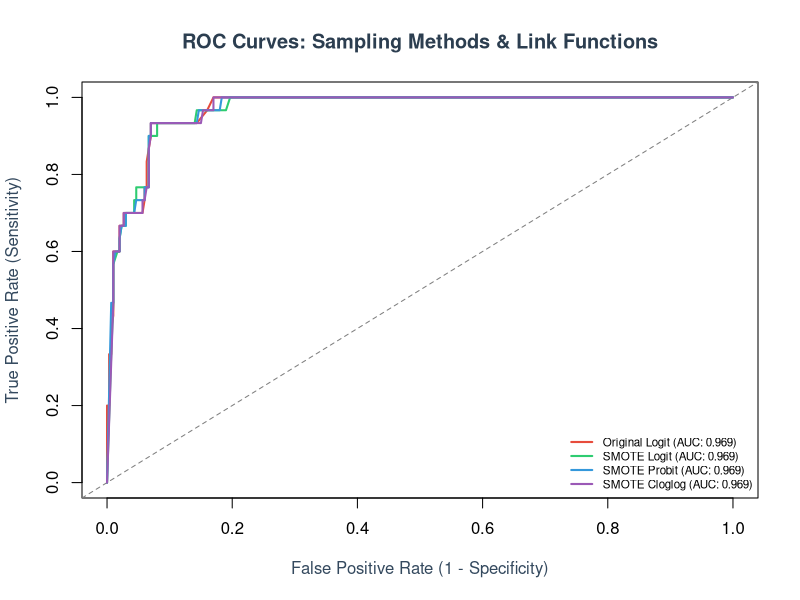

Recreate this plot in R.
set.seed(42)
n_maj <- 1000
n_min <- 100

# majority class (y = 0)
X_maj <- data.frame(
  x1 = rnorm(n_maj, mean = 0),
  x2 = rnorm(n_maj, mean = 0),
  y  = 0
)

# minority class (y = 1) — shifted mean to create signal
X_min <- data.frame(
  x1 = rnorm(n_min, mean = 2),
  x2 = rnorm(n_min, mean = 2),
  y  = 1
)

df <- rbind(X_maj, X_min)
df$y <- as.factor(df$y)
table(df$y)


# ==============================================================================
# 1. Split Data & Apply Sampling Techniques
# ==============================================================================

# Stratified train-test split (70% train, 30% test)
# This prevents data leakage (we only resample the training set, not the test set)
set.seed(42)
train_idx <- c(
  sample(which(df$y == 0), size = round(0.7 * sum(df$y == 0))),
  sample(which(df$y == 1), size = round(0.7 * sum(df$y == 1)))
)
train_df <- df[train_idx, ]
test_df <- df[-train_idx, ]

# --- Under-sampling Implementation ---
# Downsamples the majority class to match the minority class size
under_sample <- function(data, target_var) {
  maj_class <- names(which.max(table(data[[target_var]]))) # <--- MATCHES INPUT
  min_class <- names(which.min(table(data[[target_var]]))) # <--- MATCHES INPUT

  df_maj <- data[data[[target_var]] == maj_class, ]
  df_min <- data[data[[target_var]] == min_class, ]
  n_min <- nrow(df_min)

  idx_maj_under <- sample(1:nrow(df_maj), size = n_min, replace = FALSE)
  return(rbind(df_maj[idx_maj_under, ], df_min))
}

# --- Over-sampling Implementation ---
# Upsamples the minority class (with replacement) to match the majority class size
over_sample <- function(data, target_var) {
  maj_class <- names(which.max(table(data[[target_var]]))) # <--- MATCHES INPUT
  min_class <- names(which.min(table(data[[target_var]]))) # <--- MATCHES INPUT

  df_maj <- data[data[[target_var]] == maj_class, ]
  df_min <- data[data[[target_var]] == min_class, ]
  n_maj <- nrow(df_maj)

  idx_min_over <- sample(1:nrow(df_min), size = n_maj, replace = TRUE)
  return(rbind(df_maj, df_min[idx_min_over, ]))
}

# --- SMOTE Implementation ---
# Synthetic Minority Over-sampling Technique (k-Nearest Neighbors)
smote_sample <- function(data, target_var, k = 5) {
  maj_class <- names(which.max(table(data[[target_var]]))) # <--- MATCHES INPUT
  min_class <- names(which.min(table(data[[target_var]]))) # <--- MATCHES INPUT

  df_maj <- data[data[[target_var]] == maj_class, ]
  df_min <- data[data[[target_var]] == min_class, ]
  n_maj <- nrow(df_maj)
  n_min <- nrow(df_min)
  n_syn <- n_maj - n_min

  feat_cols <- setdiff(names(data), target_var)
  X_min <- as.matrix(df_min[, feat_cols])

  synthetic_rows <- matrix(0, nrow = n_syn, ncol = length(feat_cols))
  colnames(synthetic_rows) <- feat_cols

  k <- min(k, n_min - 1)
  for (s in 1:n_syn) {
    # Randomly pick a minority class point
    idx <- sample(1:n_min, 1)
    orig_point <- X_min[idx, ]

    # Calculate Euclidean distances to all other minority points
    dists <- sqrt(rowSums(sweep(X_min, 2, orig_point, "-")^2))

    # Order distances and select from the k-nearest neighbors (excluding itself)
    nearest_indices <- order(dists)[2:(k + 1)]
    neighbor_idx <- sample(nearest_indices, 1)
    neighbor_point <- X_min[neighbor_idx, ]

    # Generate synthetic point by interpolating
    synthetic_rows[s, ] <- orig_point + runif(1) * (neighbor_point - orig_point)
  }

  df_syn <- as.data.frame(synthetic_rows)
  df_syn[[target_var]] <- factor(rep(min_class, n_syn), levels = levels(data[[target_var]]))
  return(rbind(df_maj, df_min, df_syn))
}

# Apply sampling methods only to the training set
train_under <- under_sample(train_df, "y")
train_over <- over_sample(train_df, "y")
train_smote <- smote_sample(train_df, "y", k = 5)


# ==============================================================================
# 2. Evaluation Helpers
# ==============================================================================

# Custom AUC function using Wilcoxon Rank-Sum formula
calc_auc <- function(probs, labels) {
  labels <- as.numeric(as.character(labels))
  n_pos <- sum(labels == 1)
  n_neg <- sum(labels == 0)
  if (n_pos == 0 || n_neg == 0) {
    return(NA)
  }
  ranks <- rank(probs)
  pos_ranks <- ranks[labels == 1]
  auc <- (sum(pos_ranks) - n_pos * (n_pos + 1) / 2) / (n_pos * n_neg)
  return(auc)
}

# Model evaluation function
evaluate_model <- function(model, test_data, target_var, threshold = 0.5) {
  probs <- predict(model, newdata = test_data, type = "response")
  preds <- ifelse(probs >= threshold, 1, 0)
  actuals <- as.numeric(as.character(test_data[[target_var]]))

  TP <- sum(preds == 1 & actuals == 1)
  TN <- sum(preds == 0 & actuals == 0)
  FP <- sum(preds == 1 & actuals == 0)
  FN <- sum(preds == 0 & actuals == 1)

  accuracy <- (TP + TN) / (TP + TN + FP + FN)
  sensitivity <- ifelse((TP + FN) > 0, TP / (TP + FN), 0) # Recall
  specificity <- ifelse((TN + FP) > 0, TN / (TN + FP), 0)
  precision <- ifelse((TP + FP) > 0, TP / (TP + FP), 0)
  f1_score <- ifelse((precision + sensitivity) > 0, 2 * (precision * sensitivity) / (precision + sensitivity), 0)
  auc <- calc_auc(probs, actuals)

  return(c(
    Accuracy = accuracy,
    Sensitivity = sensitivity,
    Specificity = specificity,
    Precision = precision,
    F1 = f1_score,
    AUC = auc
  ))
}

# ROC coordinates calculator
get_roc_coords <- function(probs, labels) {
  labels <- as.numeric(as.character(labels))
  thresholds <- seq(1, 0, length.out = 201)
  tpr <- numeric(length(thresholds))
  fpr <- numeric(length(thresholds))

  for (i in seq_along(thresholds)) {
    t <- thresholds[i]
    preds <- ifelse(probs >= t, 1, 0)
    TP <- sum(preds == 1 & labels == 1)
    FP <- sum(preds == 1 & labels == 0)
    TN <- sum(preds == 0 & labels == 0)
    FN <- sum(preds == 0 & labels == 1)

    tpr[i] <- ifelse((TP + FN) > 0, TP / (TP + FN), 0)
    fpr[i] <- ifelse((FP + TN) > 0, FP / (FP + TN), 0)
  }
  return(data.frame(FPR = fpr, TPR = tpr))
}


# ==============================================================================
# 3. Fit LR Models & Compare Sampling Techniques (Logit Link)
# ==============================================================================

model_orig <- glm(y ~ x1 + x2, data = train_df, family = binomial(link = "logit"))
model_under <- glm(y ~ x1 + x2, data = train_under, family = binomial(link = "logit"))
model_over <- glm(y ~ x1 + x2, data = train_over, family = binomial(link = "logit"))
model_smote <- glm(y ~ x1 + x2, data = train_smote, family = binomial(link = "logit"))

metrics_orig <- evaluate_model(model_orig, test_df, "y")
metrics_under <- evaluate_model(model_under, test_df, "y")
metrics_over <- evaluate_model(model_over, test_df, "y")
metrics_smote <- evaluate_model(model_smote, test_df, "y")

sampling_comp <- data.frame(
  Original = metrics_orig,
  UnderSampled = metrics_under,
  OverSampled = metrics_over,
  SMOTE = metrics_smote
)

cat("\n======================================================================\n")
cat("1. COMPARISON OF SAMPLING METHODS (Logit Link)\n")
cat("======================================================================\n")
print(round(t(sampling_comp), 4))


# ==============================================================================
# 4. Fit LR Models & Compare Link Functions (on SMOTE dataset)
# ==============================================================================

model_probit <- glm(y ~ x1 + x2, data = train_smote, family = binomial(link = "probit"))
model_cloglog <- glm(y ~ x1 + x2, data = train_smote, family = binomial(link = "cloglog"))

metrics_probit <- evaluate_model(model_probit, test_df, "y")
metrics_cloglog <- evaluate_model(model_cloglog, test_df, "y")

link_comp <- data.frame(
  Logit = metrics_smote,
  Probit = metrics_probit,
  Cloglog = metrics_cloglog
)

cat("\n======================================================================\n")
cat("2. COMPARISON OF LINK FUNCTIONS (on SMOTE-balanced training set)\n")
cat("======================================================================\n")
print(round(t(link_comp), 4))


# ==============================================================================
# 5. Generate and Save ROC Curve Comparison Plot
# ==============================================================================

png("roc_comparison.png", width = 800, height = 600, res = 120)
plot(1,
  type = "n", xlim = c(0, 1), ylim = c(0, 1),
  xlab = "False Positive Rate (1 - Specificity)",
  ylab = "True Positive Rate (Sensitivity)",
  main = "ROC Curves: Sampling Methods & Link Functions",
  col.main = "#2C3E50", col.lab = "#34495E"
)
abline(a = 0, b = 1, lty = 2, col = "grey50")

# Plot ROC curves for each key model
probs_orig <- predict(model_orig, newdata = test_df, type = "response")
roc_orig <- get_roc_coords(probs_orig, test_df$y)
lines(roc_orig$FPR, roc_orig$TPR, col = "#E74C3C", lwd = 2)

probs_smote <- predict(model_smote, newdata = test_df, type = "response")
roc_smote <- get_roc_coords(probs_smote, test_df$y)
lines(roc_smote$FPR, roc_smote$TPR, col = "#2ECC71", lwd = 2)

probs_probit <- predict(model_probit, newdata = test_df, type = "response")
roc_probit <- get_roc_coords(probs_probit, test_df$y)
lines(roc_probit$FPR, roc_probit$TPR, col = "#3498DB", lwd = 2)

probs_cloglog <- predict(model_cloglog, newdata = test_df, type = "response")
roc_cloglog <- get_roc_coords(probs_cloglog, test_df$y)
lines(roc_cloglog$FPR, roc_cloglog$TPR, col = "#9B59B6", lwd = 2)

legend("bottomright", legend = c(
  paste0("Original Logit (AUC: ", round(metrics_orig["AUC"], 3), ")"),
  paste0("SMOTE Logit (AUC: ", round(metrics_smote["AUC"], 3), ")"),
  paste0("SMOTE Probit (AUC: ", round(metrics_probit["AUC"], 3), ")"),
  paste0("SMOTE Cloglog (AUC: ", round(metrics_cloglog["AUC"], 3), ")")
), col = c("#E74C3C", "#2ECC71", "#3498DB", "#9B59B6"), lwd = 2, lty = 1, cex = 0.7, bty = "n")

dev.off()
cat("\nBeautiful ROC curve plot saved as 'roc_comparison.png' in your workspace!\n")
